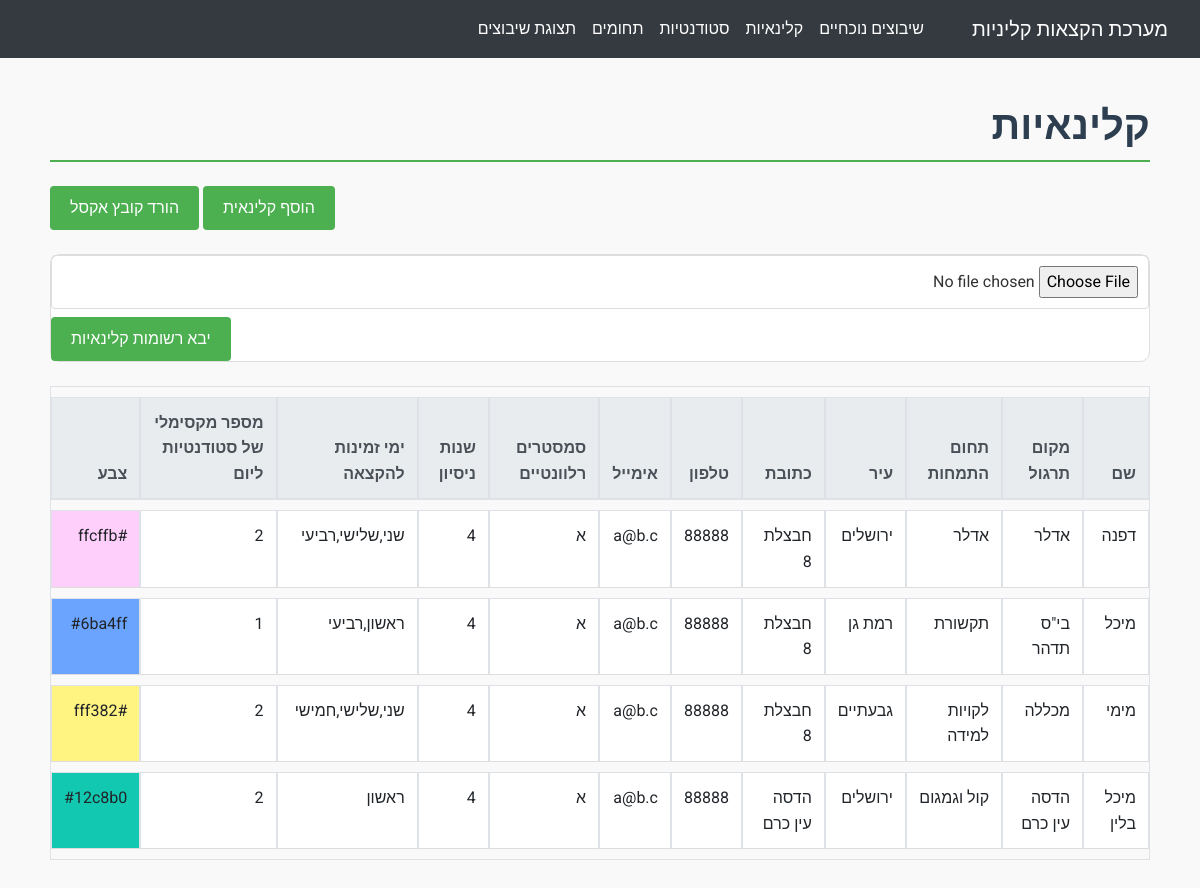
Page /instructors on the committed database.
### app/models.py (models this page shows)
class ClinicalInstructor(db.Model):
    id = db.Column(db.Integer, primary_key=True)
    name = db.Column(db.String(100), nullable=False)
    practice_location = db.Column(db.String(100), nullable=False)
    area_of_expertise_id = db.Column(db.Integer, db.ForeignKey('field.id'), nullable=False)
    area_of_expertise = db.relationship('Field', backref='instructors')
    city = db.Column(db.String(100), nullable=False)
    address = db.Column(db.String(100), nullable=False)
    phone = db.Column(db.String(20), nullable=False)
    email = db.Column(db.String(100), nullable=False)
    relevant_semesters = db.Column(db.String(100), nullable=False)
    years_of_experience = db.Column(db.Integer, nullable=False)
    available_days_to_assign = db.Column(db.String(100), nullable=False)
    max_students_per_day = db.Column(db.Integer, nullable=False)
    color = db.Column(db.String(7), nullable=False, default='#FFFFFF')  # Default to white

class Field(db.Model):
    id = db.Column(db.Integer, primary_key=True)
    name = db.Column(db.String(100), unique=True, nullable=False)

### app/routes.py (the view)
@bp.route('/instructors')
def instructors_view():
    instructors = ClinicalInstructor.query.all()
    return render_template('instructors.html', instructors=instructors)

### app/templates/instructors.html
{% extends "base.html" %}
{% block content %}
<h1 class="mb-4 text-right">קלינאיות</h1>
<a href="{{ url_for('main.add_instructor') }}" class="btn btn-primary mb-4">הוסף קלינאית</a>
<a href="{{ url_for('main.download_instructors') }}" class="btn btn-success mb-4">הורד קובץ אקסל</a>
<form action="{{ url_for('main.upload_instructors') }}" method="post" enctype="multipart/form-data" class="mb-4">
    <input type="file" name="file" class="form-control-file mb-2" required>
    <button type="submit" class="btn btn-warning">יבא רשומות קלינאיות</button>
</form>
<table class="table table-bordered" dir="rtl">
    <thead class="thead-light">
        <tr>
            <th class="text-right">שם</th>
            <th class="text-right">מקום תרגול</th>
            <th class="text-right">תחום התמחות</th>
            <th class="text-right">עיר</th>
            <th class="text-right">כתובת</th>
            <th class="text-right">טלפון</th>
            <th class="text-right">אימייל</th>
            <th class="text-right">סמסטרים רלוונטיים</th>
            <th class="text-right">שנות ניסיון</th>
            <th class="text-right">ימי זמינות להקצאה</th>
            <th class="text-right">מספר מקסימלי של סטודנטיות ליום</th>
            <th class="text-right">צבע</th>
        </tr>
    </thead>
    <tbody>
        {% for instructor in instructors %}
        <tr>
            <td class="text-right">{{ instructor.name }}</td>
            <td class="text-right">{{ instructor.practice_location }}</td>
            <td class="text-right">{{ instructor.area_of_expertise.name }}</td>
            <td class="text-right">{{ instructor.city }}</td>
            <td class="text-right">{{ instructor.address }}</td>
            <td class="text-right">{{ instructor.phone }}</td>
            <td class="text-right">{{ instructor.email }}</td>
            <td class="text-right">{{ instructor.relevant_semesters }}</td>
            <td class="text-right">{{ instructor.years_of_experience }}</td>
            <td class="text-right">{{ instructor.available_days_to_assign }}</td>
            <td class="text-right">{{ instructor.max_students_per_day }}</td>
            <td class="text-right" style="background-color: {{ instructor.color }};">{{ instructor.color }}</td>
        </tr>
        {% endfor %}
    </tbody>
</table>
{% endblock %}

### app/static/css/styles.css (style rules this page uses)
:root { --primary-color: #4CAF50; --secondary-color: #FFC107; --light-gray: #f2f2f2; --white: #ffffff; --light-green: lightgreen; --light-coral: lightcoral; --heading-color: #2c3e50; }
body { font-family: 'Roboto', sans-serif; background-color: #F9F9F9; color: #333333; margin: 0; padding: 0; line-height: 1.6; direction: rtl; }
h1, h2, h3 { color: var(--heading-color); font-weight: 700; font-family: 'Roboto', sans-serif; margin-bottom: 20px; }
h1 { font-size: 2.5rem; border-bottom: 2px solid var(--primary-color); padding-bottom: 10px; }
.table { margin-bottom: 20px; border-collapse: separate; border-spacing: 0 10px; }
.table th, .table td { padding: 12px; text-align: right; background-color: var(--white); border-bottom: 1px solid #dddddd; }
.table thead { background-color: var(--primary-color); color: var(--white); }
button, .btn { background-color: var(--primary-color) !important; color: var(--white) !important; border-radius: 4px; padding: 10px 20px; font-weight: 500; transition: background-color 0.3s ease; border: none; }
form { background-color: var(--white); padding: 20px; border: 1px solid #dddddd; margin-bottom: 20px; border-radius: 10px; }
input[type="text"], input[type="number"], select, input[type="email"], input[type="file"], .form-control { width: 100%; padding: 10px; margin-bottom: 10px; border: 1px solid #dddddd; border-radius: 4px; }
.text-right { text-align: right; direction: rtl; }
form { margin: 0; padding: 0; }
.text-right { text-align: right; }

### rows in the picture
ClinicalInstructor: name "דפנה", practice_location "אדלר", area_of_expertise.name "אדלר", city "ירושלים", address "חבצלת 8", phone "88888", email "a@b.c", relevant_semesters "א", years_of_experience "4", available_days_to_assign "שני,שלישי,רביעי", max_students_per_day "2", color "#ffcffb"
ClinicalInstructor: name "מיכל", practice_location "בי\"ס תדהר", area_of_expertise.name "תקשורת", city "רמת גן", address "חבצלת 8", phone "88888", email "a@b.c", relevant_semesters "א", years_of_experience "4", available_days_to_assign "ראשון,רביעי", max_students_per_day "1", color "#6ba4ff"
ClinicalInstructor: name "מימי", practice_location "מכללה", area_of_expertise.name "לקויות למידה", city "גבעתיים", address "חבצלת 8", phone "88888", email "a@b.c", relevant_semesters "א", years_of_experience "4", available_days_to_assign "שני,שלישי,חמישי", max_students_per_day "2", color "#fff382"
ClinicalInstructor: name "מיכל בלין", practice_location "הדסה עין כרם", area_of_expertise.name "קול וגמגום", city "ירושלים", address "הדסה עין כרם", phone "88888", email "a@b.c", relevant_semesters "א", years_of_experience "4", available_days_to_assign "ראשון", max_students_per_day "2", color "#12c8b0"
